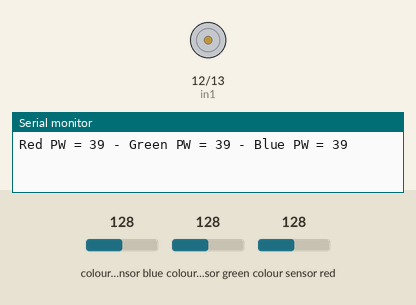
Simulated run of this sketch. Board: Arduino Uno, built with avr-gcc and run on an emulated ATmega328P. Shown: motor-driver pin pairs drawn as motors (green arrow = first pin HIGH = forward, orange = second pin HIGH = backward, longer = more drive), the last lines printed to the serial monitor. Wiring (inferred from the names in the program): TCS3200 colour sensor: output pin 8; S2 pin 4; S3 pin 5; S0 pin 2; S1 pin 3. Inputs (shaded band) come from the test bench; at power-on: colour sensor blue 128, colour sensor green 128, colour sensor red 128.

Above: at 1.2 s.
1.3 s: colour sensor blue set to 134
At 3.8 s:
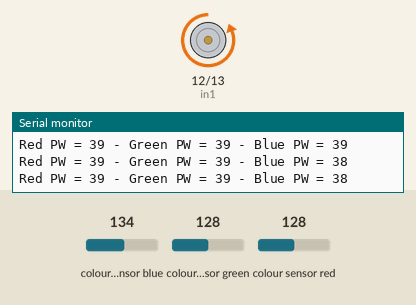
Timing chart, 0 to 10.3 s (numbered marks = the images above; inputs shaded):
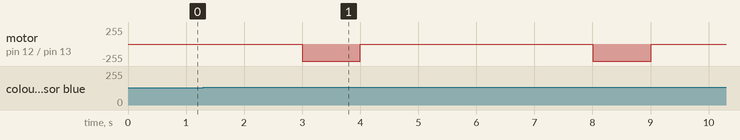

The sketch:

desafio_2_copy.ino
```cpp
// Script extraído de https://cursos.mcielectronics.cl/2022/12/26/interfaz-del-sensor-de-color-tcs230-tcs3200-con-arduino/
// Modificado por @matias-saavedra-g
// En 2024.10.15

// SCRIPT DE ARDUINO

// Este script es para un mecanismo
// para clasificar dos dulces
// masticables en dos compartimientos
// distintos. Se van a usar sensores de
// color, servomotores, la placa Arduino
// UNO/Nano y diversos materiales de
// escritorio.

// Se va a usar un sensor de color TCS3200
// para detectar el color de los dulces.

// Se va a usar un motor DC para mover
// los dulces a los compartimientos
// con una placa L298N.

// Define color sensor pins
#define S0 2
#define S1 3
#define S2 4
#define S3 5
#define sensorOut 8

// Define motor driver pins
#define in1 12
#define in2 13

// Variables for Color Pulse Width Measurements
int redPW = 0;
int greenPW = 0;
int bluePW = 0;

// Variable for iter
int iter = 0;

void setup() {
	// Set S0 - S3 as outputs
	pinMode(S0, OUTPUT);
	pinMode(S1, OUTPUT);
	pinMode(S2, OUTPUT);
	pinMode(S3, OUTPUT);

    // Define pins
    pinMode(in1, OUTPUT);
    pinMode(in2, OUTPUT);

	// Set Pulse Width scaling to 20%
	digitalWrite(S0,HIGH);
	digitalWrite(S1,LOW);

	// Set Sensor output as input
	pinMode(sensorOut, INPUT);

	// Setup Serial Monitor
	Serial.begin(9600);
}

void loop() {
	// Read Red Pulse Width
	redPW = getRedPW();
	// Delay to stabilize sensor
	delay(200);

	// Read Green Pulse Width
	greenPW = getGreenPW();
	// Delay to stabilize sensor
	delay(200);

	// Read Blue Pulse Width
	bluePW = getBluePW();
	// Delay to stabilize sensor
	delay(200);

    iter = iter + 1;

    if (iter == 5 && bluePW < redPW && greenPW < redPW) {
        // Move DC Motor to the right
        digitalWrite(in1, HIGH);
        digitalWrite(in2, LOW);
        delay(1000);
        // Stop DC Motor
        digitalWrite(in1, LOW);
        digitalWrite(in2, LOW);
        Serial.println("Green detected!");
        delay(1000);
        iter = 0;
    }
    else if (iter == 5 && bluePW < redPW && bluePW < greenPW) {
        // Move DC Motor to the left
        digitalWrite(in1, LOW);
        digitalWrite(in2, HIGH);
        delay(1000);
        // Stop DC Motor
        digitalWrite(in1, LOW);
        digitalWrite(in2, LOW);
        Serial.println("Pink detected!");
        delay(1000);
        iter = 0;
    }

	// Print output to Serial Monitor
	Serial.print("Red PW = ");
	Serial.print(redPW);
	Serial.print(" - Green PW = ");
	Serial.print(greenPW);
	Serial.print(" - Blue PW = ");
	Serial.println(bluePW);
}


// Function to read Red Pulse Widths
int getRedPW() {
	// Set sensor to read Red only
	digitalWrite(S2,LOW);
	digitalWrite(S3,LOW);
	// Define integer to represent Pulse Width
	int PW;
	// Read the output Pulse Width
	PW = pulseIn(sensorOut, LOW);
	// Return the value
	return PW;
}

// Function to read Green Pulse Widths
int getGreenPW() {
	// Set sensor to read Green only
	digitalWrite(S2,HIGH);
	digitalWrite(S3,HIGH);
	// Define integer to represent Pulse Width
	int PW;
	// Read the output Pulse Width
	PW = pulseIn(sensorOut, LOW);
	// Return the value
	return PW;
}

// Function to read Blue Pulse Widths
int getBluePW() {
	// Set sensor to read Blue only
	digitalWrite(S2,LOW);
	digitalWrite(S3,HIGH);
	// Define integer to represent Pulse Width
	int PW;
	// Read the output Pulse Width
	PW = pulseIn(sensorOut, LOW);
	// Return the value
	return PW;
}
```

Measured:
- the behaviour switches between 131 and 132 on colour sensor blue (found by bisection; images 0 and 1)
- after the input at 1.3 s, motor on pin 12 (in1) / pin 13 (in2): alternates backward 255/255 for 1.0 s and stopped for 4.0 s, starting after 1.7 s
